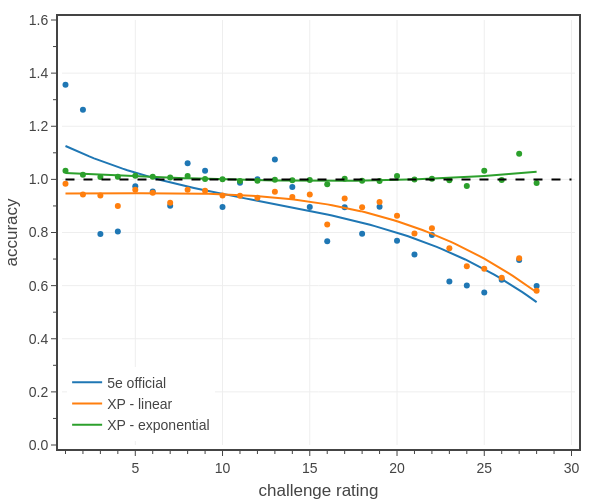

This figure's notebook cell:
### Code cell
# Fig. 3: plots XP accuracy vs level for encounter with a single CR appropriate monster
import pandas as pd

xp_method = 'linear'

# pc stats
classes = list(PC_CLASSES.keys())
pc_data_file = f'../../_classes/xp-and-player-characters/pc data - Medium 2 short rests.json'
dfP = load_pc_data(pc_data_file, [
    'class','level',
    'hit points mean',
    'hit points multiplier',
    'damage per round mean',
    'attack bonus','armor class',
    'encounter XP mean'
])
dfP['adj hit points mean'] = dfP['hit points mean']*dfP['hit points multiplier']
dfP = dfP.rename({
    'adj hit points mean': 'adj HP', 
    'damage per round mean': 'adj DPR', 
    'attack bonus': 'adj AB', 
    'armor class': 'adj AC',
    'encounter XP mean': 'eXP',
}, axis=1)
xp_values = 0.5*np.array(ENCOUNTER_DIFFICULTIES['Daily']['XP'])
dfP['Encounter XP'] = dfP.apply(lambda row: xp_values[row['level']-1], axis=1)
dfP['Encounter eXP']  = dfP.apply(lambda row: estats5e.effXP(row['adj HP'], row['adj AC'], row['adj DPR'], row['adj AB'], method=xp_method, ctype='PC'), axis=1)
dfP = dfP[dfP['class'].isin(classes)]
dfP = dfP[['level','adj HP','adj DPR','adj AC','adj AB','Encounter XP','Encounter eXP']].groupby(['level']).mean()

# monster stats
dfM = pd.read_csv('../../assets/data/monsters.csv')
dfM['eXP']  = dfM.apply(lambda row: estats5e.effXP(row['adj HP'], row['adj AC'], row['adj DPR'], row['adj AB'], method=xp_method, ctype='NPC'), axis=1)
dfM = dfM[dfM['CR'].between(1, 28)]
dfM.sort_values(by='CR', inplace=True)
dfM = dfM[['CR','HP','adj HP','AC','adj AC','adj DPR','adj AB','XP','eXP']].groupby(['CR']).mean()


# create figure
fig = go.Figure()
colors = iter(COLORS)
smooth_factor = 1

cr_offset = 0
crs = dfM.index.to_list()
dmg_ratio = np.array([calc_damage_ratio(dfP, dfM, 4*[max(1,min(cr+cr_offset,20))], cr) for cr in crs])
xp_ratio = np.array([calc_xp_ratio(dfP, dfM, 4*[max(1,min(cr+cr_offset,20))], cr) for cr in crs])
fig = tfb.plot_data_and_spline(fig, 
    x=crs, 
    y=xp_ratio/dmg_ratio,
    smooth_factor=smooth_factor, 
    name='5e official',
    legendgroup='5e official',
    line_color=next(colors),
    hovertemplate=
            'challenge rating %{x}<br>'+
            'accuracy %{y:.2f}'+
            '<extra></extra>',
)

dmg_ratio = np.array([calc_damage_ratio(dfP, dfM, 4*[max(1,min(cr+cr_offset,20))], cr) for cr in crs])
xp_ratio = np.array([calc_exp_ratio(dfP, dfM, 4*[max(1,min(cr+cr_offset,20))], cr) for cr in crs])
fig = tfb.plot_data_and_spline(fig, 
    x=crs, 
    y=xp_ratio/dmg_ratio,
    smooth_factor=smooth_factor, 
    name='XP - linear',
    legendgroup='XP - linear',
    line_color=next(colors),
    hovertemplate=
            'challenge rating %{x}<br>'+
            'accuracy %{y:.2f}'+
            '<extra></extra>',
)

xp_method = 'exp'
dfP['Encounter eXP']  = dfP.apply(lambda row: estats5e.effXP(row['adj HP'], row['adj AC'], row['adj DPR'], row['adj AB'], method=xp_method, ctype='PC'), axis=1)
dfM['eXP']  = dfM.apply(lambda row: estats5e.effXP(row['adj HP'], row['adj AC'], row['adj DPR'], row['adj AB'], method=xp_method, ctype='NPC'), axis=1)
dmg_ratio = np.array([calc_damage_ratio(dfP, dfM, 4*[max(1,min(cr+cr_offset,20))], cr) for cr in crs])
xp_ratio = np.array([calc_exp_ratio(dfP, dfM, 4*[max(1,min(cr+cr_offset,20))], cr) for cr in crs])
fig = tfb.plot_data_and_spline(fig, 
    x=crs, 
    y=xp_ratio/dmg_ratio,
    smooth_factor=smooth_factor, 
    name='XP - exponential',
    legendgroup='XP - exponential',
    line_color=next(colors),
    hovertemplate=
            'challenge rating %{x}<br>'+
            'accuracy %{y:.2f}'+
            '<extra></extra>',
)

fig.add_scatter(
    x=[1,30],
    y=[1,1],
    mode='lines',
    showlegend=False,
    line_color='black',
    line_dash='dash',
)

# show figure
fig.update_layout(
    template=tfb.FIG_TEMPLATE,
    xaxis=dict(
        title_text='challenge rating',
        range=[0.8, 30.2],
        tick0=0, dtick=5,
        minor=dict(tick0=0, dtick=1),
    ),
    yaxis=dict(
        title_text='accuracy',
        range=[0, 1.6],
        tick0=0, dtick=0.2, tickformat='.1f',
        minor=dict(tick0=0, dtick=0.1),
    ),
    legend=dict(
        yanchor='bottom',  y=0.01,
        xanchor='left', x=0.01,
    ),
    width=600, 
    height=500,
)
fig.show(config=tfb.FIG_CONFIG)

# save figures
if SAVEFIGS:
    fig.update_layout(autosize=True, width=None, height=None)
    tfb.save_fig_html(fig, format='large', name=f'./fig-xp-accuracy-vs-cr-matched-large')
    tfb.save_fig_html(fig, format='small', name=f'./fig-xp-accuracy-vs-cr-matched-small', marker_size=4)

### Figure 1 — Plotly figure (JSON) as saved in the notebook; plotly's stock layout.template omitted (floating-point values rounded to 4 significant figures)
{"data": [{"hovertemplate": "challenge rating %{x}<br>accuracy %{y:.2f}<extra></extra>", "legendgroup": "5e official", "line": {"color": "#1f77b4"}, "mode": "markers", "name": "5e official", "showlegend": false, "type": "scatter", "x": [1, 2, 3, 4, 5, 6, 7, 8, 9, 10, 11, 12, 13, 14, 15, 16, 17, 18, 19, 20, 21, 22, 23, 24, 25, 26, 27, 28], "y": [1.356, 1.262, 0.7945, 0.8039, 0.974, 0.9548, 0.901, 1.061, 1.033, 0.8959, 0.9877, 1.0, 1.075, 0.9715, 0.896, 0.7672, 0.8952, 0.7955, 0.8967, 0.769, 0.7174, 0.791, 0.616, 0.6006, 0.5745, 0.6218, 0.6967, 0.5986]}, {"hoverinfo": "skip", "legendgroup": "5e official", "line": {"color": "#1f77b4"}, "mode": "lines", "name": "5e official", "showlegend": true, "type": "scatter", "x": [1, 1.273, 1.545, 1.818, 2.091, 2.364, 2.636, 2.909, 3.182, 3.455, 3.727, 4, 4.273, 4.545, 4.818, 5.091, 5.364, 5.636, 5.909, 6.182, 6.455, 6.727, 7, 7.273, 7.545, 7.818, 8.091, 8.364, 8.636, 8.909, 9.182, 9.455, 9.727, 10, 10.27, 10.55, 10.82, 11.09, 11.36, 11.64, 11.91, 12.18, 12.45, 12.73, 13, 13.27, 13.55, 13.82, 14.09, 14.36, 14.64, 14.91, 15.18, 15.45, 15.73, 16.0, 16.27, 16.55, 16.82, 17.09, 17.36, 17.64, 17.91, 18.18, 18.45, 18.73, 19, 19.27, 19.55, 19.82, 20.09, 20.36, 20.64, 20.91, 21.18, 21.45, 21.73, 22, 22.27, 22.55, 22.82, 23.09, 23.36, 23.64, 23.91, 24.18, 24.45, 24.73, 25, 25.27, 25.55, 25.82, 26.09, 26.36, 26.64, 26.91, 27.18, 27.45, 27.73, 28], "y": [1.126, 1.117, 1.109, 1.101, 1.094, 1.086, 1.079, 1.072, 1.065, 1.059, 1.053, 1.046, 1.04, 1.034, 1.029, 1.023, 1.018, 1.013, 1.008, 1.003, 0.9979, 0.9932, 0.9887, 0.9842, 0.9799, 0.9757, 0.9716, 0.9675, 0.9636, 0.9597, 0.9559, 0.9522, 0.9485, 0.9449, 0.9413, 0.9378, 0.9344, 0.9309, 0.9275, 0.9241, 0.9207, 0.9173, 0.914, 0.9106, 0.9072, 0.9038, 0.9004, 0.897, 0.8935, 0.89, 0.8865, 0.8829, 0.8792, 0.8755, 0.8717, 0.8679, 0.8639, 0.8599, 0.8558, 0.8516, 0.8473, 0.8429, 0.8384, 0.8338, 0.829, 0.8241, 0.8191, 0.8139, 0.8086, 0.8031, 0.7975, 0.7917, 0.7857, 0.7795, 0.7732, 0.7667, 0.7599, 0.753, 0.7459, 0.7386, 0.731, 0.7232, 0.7152, 0.707, 0.6985, 0.6897, 0.6807, 0.6715, 0.662, 0.6522, 0.6421, 0.6318, 0.6211, 0.6102, 0.599, 0.5874, 0.5756, 0.5634, 0.5509, 0.5381]}, {"hovertemplate": "challenge rating %{x}<br>accuracy %{y:.2f}<extra></extra>", "legendgroup": "XP - linear", "line": {"color": "#ff7f0e"}, "mode": "markers", "name": "XP - linear", "showlegend": false, "type": "scatter", "x": [1, 2, 3, 4, 5, 6, 7, 8, 9, 10, 11, 12, 13, 14, 15, 16, 17, 18, 19, 20, 21, 22, 23, 24, 25, 26, 27, 28], "y": [0.9835, 0.9434, 0.9396, 0.8999, 0.9613, 0.9495, 0.912, 0.9606, 0.9576, 0.939, 0.9379, 0.9311, 0.9531, 0.9338, 0.9434, 0.8301, 0.9284, 0.895, 0.915, 0.8631, 0.7959, 0.816, 0.7409, 0.6733, 0.6637, 0.6299, 0.7029, 0.5808]}, {"hoverinfo": "skip", "legendgroup": "XP - linear", "line": {"color": "#ff7f0e"}, "mode": "lines", "name": "XP - linear", "showlegend": true, "type": "scatter", "x": [1, 1.273, 1.545, 1.818, 2.091, 2.364, 2.636, 2.909, 3.182, 3.455, 3.727, 4, 4.273, 4.545, 4.818, 5.091, 5.364, 5.636, 5.909, 6.182, 6.455, 6.727, 7, 7.273, 7.545, 7.818, 8.091, 8.364, 8.636, 8.909, 9.182, 9.455, 9.727, 10, 10.27, 10.55, 10.82, 11.09, 11.36, 11.64, 11.91, 12.18, 12.45, 12.73, 13, 13.27, 13.55, 13.82, 14.09, 14.36, 14.64, 14.91, 15.18, 15.45, 15.73, 16.0, 16.27, 16.55, 16.82, 17.09, 17.36, 17.64, 17.91, 18.18, 18.45, 18.73, 19, 19.27, 19.55, 19.82, 20.09, 20.36, 20.64, 20.91, 21.18, 21.45, 21.73, 22, 22.27, 22.55, 22.82, 23.09, 23.36, 23.64, 23.91, 24.18, 24.45, 24.73, 25, 25.27, 25.55, 25.82, 26.09, 26.36, 26.64, 26.91, 27.18, 27.45, 27.73, 28], "y": [0.947, 0.9468, 0.9467, 0.9467, 0.9466, 0.9466, 0.9467, 0.9467, 0.9468, 0.9469, 0.947, 0.9471, 0.9472, 0.9473, 0.9474, 0.9475, 0.9475, 0.9476, 0.9477, 0.9477, 0.9477, 0.9477, 0.9476, 0.9476, 0.9474, 0.9473, 0.9471, 0.9468, 0.9465, 0.9462, 0.9457, 0.9453, 0.9447, 0.9441, 0.9434, 0.9426, 0.9418, 0.9409, 0.9398, 0.9387, 0.9375, 0.9362, 0.9348, 0.9333, 0.9317, 0.93, 0.9282, 0.9262, 0.9241, 0.9219, 0.9196, 0.9172, 0.9146, 0.9118, 0.9089, 0.9059, 0.9027, 0.8994, 0.8959, 0.8923, 0.8885, 0.8845, 0.8804, 0.876, 0.8715, 0.8669, 0.862, 0.857, 0.8517, 0.8463, 0.8406, 0.8348, 0.8288, 0.8225, 0.816, 0.8094, 0.8025, 0.7953, 0.788, 0.7804, 0.7726, 0.7645, 0.7563, 0.7477, 0.7389, 0.7299, 0.7206, 0.7111, 0.7013, 0.6912, 0.6809, 0.6703, 0.6594, 0.6482, 0.6368, 0.625, 0.613, 0.6007, 0.5881, 0.5752]}, {"hovertemplate": "challenge rating %{x}<br>accuracy %{y:.2f}<extra></extra>", "legendgroup": "XP - exponential", "line": {"color": "#2ca02c"}, "mode": "markers", "name": "XP - exponential", "showlegend": false, "type": "scatter", "x": [1, 2, 3, 4, 5, 6, 7, 8, 9, 10, 11, 12, 13, 14, 15, 16, 17, 18, 19, 20, 21, 22, 23, 24, 25, 26, 27, 28], "y": [1.033, 1.018, 1.009, 1.01, 1.014, 1.01, 1.007, 1.013, 1.001, 1.001, 0.9943, 0.9947, 0.9988, 0.9966, 0.9972, 0.9815, 1.002, 0.9947, 0.994, 1.012, 0.9994, 1.002, 0.9963, 0.9749, 1.033, 0.9974, 1.097, 0.9862]}, {"hoverinfo": "skip", "legendgroup": "XP - exponential", "line": {"color": "#2ca02c"}, "mode": "lines", "name": "XP - exponential", "showlegend": true, "type": "scatter", "x": [1, 1.273, 1.545, 1.818, 2.091, 2.364, 2.636, 2.909, 3.182, 3.455, 3.727, 4, 4.273, 4.545, 4.818, 5.091, 5.364, 5.636, 5.909, 6.182, 6.455, 6.727, 7, 7.273, 7.545, 7.818, 8.091, 8.364, 8.636, 8.909, 9.182, 9.455, 9.727, 10, 10.27, 10.55, 10.82, 11.09, 11.36, 11.64, 11.91, 12.18, 12.45, 12.73, 13, 13.27, 13.55, 13.82, 14.09, 14.36, 14.64, 14.91, 15.18, 15.45, 15.73, 16.0, 16.27, 16.55, 16.82, 17.09, 17.36, 17.64, 17.91, 18.18, 18.45, 18.73, 19, 19.27, 19.55, 19.82, 20.09, 20.36, 20.64, 20.91, 21.18, 21.45, 21.73, 22, 22.27, 22.55, 22.82, 23.09, 23.36, 23.64, 23.91, 24.18, 24.45, 24.73, 25, 25.27, 25.55, 25.82, 26.09, 26.36, 26.64, 26.91, 27.18, 27.45, 27.73, 28], "y": [1.024, 1.023, 1.022, 1.022, 1.021, 1.02, 1.019, 1.018, 1.017, 1.016, 1.016, 1.015, 1.014, 1.013, 1.012, 1.012, 1.011, 1.01, 1.009, 1.009, 1.008, 1.007, 1.006, 1.006, 1.005, 1.004, 1.004, 1.003, 1.003, 1.002, 1.001, 1.001, 1.0, 0.9999, 0.9994, 0.9989, 0.9985, 0.9981, 0.9977, 0.9973, 0.9969, 0.9966, 0.9963, 0.996, 0.9957, 0.9954, 0.9952, 0.995, 0.9948, 0.9947, 0.9945, 0.9944, 0.9944, 0.9943, 0.9943, 0.9943, 0.9944, 0.9944, 0.9945, 0.9946, 0.9948, 0.995, 0.9952, 0.9954, 0.9957, 0.996, 0.9964, 0.9967, 0.9971, 0.9976, 0.9981, 0.9986, 0.9991, 0.9997, 1.0, 1.001, 1.002, 1.002, 1.003, 1.004, 1.005, 1.006, 1.007, 1.008, 1.009, 1.01, 1.011, 1.012, 1.013, 1.014, 1.015, 1.017, 1.018, 1.019, 1.021, 1.022, 1.024, 1.025, 1.027, 1.028]}, {"line": {"color": "black", "dash": "dash"}, "mode": "lines", "showlegend": false, "type": "scatter", "x": [1, 30], "y": [1, 1]}], "layout": {"height": 500, "legend": {"x": 0.01, "xanchor": "left", "y": 0.01, "yanchor": "bottom"}, "width": 600, "xaxis": {"dtick": 5, "minor": {"dtick": 1, "tick0": 0}, "range": [0.8, 30.2], "tick0": 0, "title": {"text": "challenge rating"}}, "yaxis": {"dtick": 0.2, "minor": {"dtick": 0.1, "tick0": 0}, "range": [0, 1.6], "tick0": 0, "tickformat": ".1f", "title": {"text": "accuracy"}}}}
